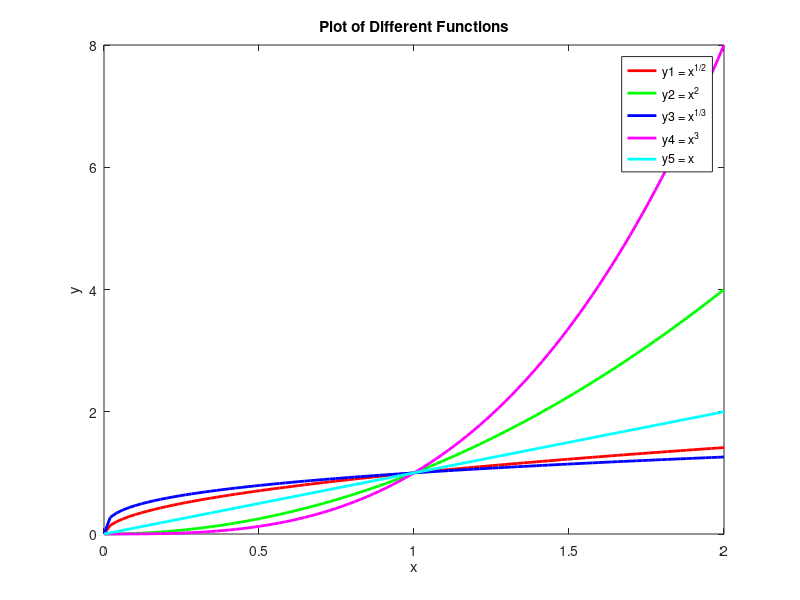

Recreate this plot in MATLAB.
x = linspace(0, 2, 100);

y1 = x.^(1/2);
y2 = x.^2;
y3 = x.^(1/3);
y4 = x.^3;
y5 = x;

figure;
plot(x, y1, 'r', 'LineWidth', 2); % 绘制 y1=x^(1/2)
hold on;
plot(x, y2, 'g', 'LineWidth', 2); % 绘制 y2=x^2
plot(x, y3, 'b', 'LineWidth', 2); % 绘制 y3=x^(1/3)
plot(x, y4, 'm', 'LineWidth', 2); % 绘制 y4=x^3
plot(x, y5, 'c', 'LineWidth', 2); % 绘制 y5=x

legend('y1 = x^{1/2}', 'y2 = x^2', 'y3 = x^{1/3}', 'y4 = x^3', 'y5 = x');
xlabel('x');
ylabel('y');
title('Plot of Different Functions');

hold off;